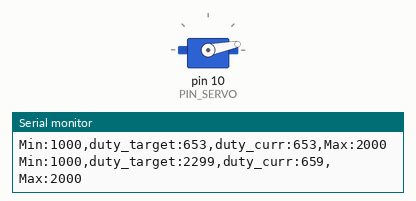
The sketch below on a simulated Arduino Uno, built with avr-gcc and run on an emulated ATmega328P. On the bench: servo, the last lines printed to the serial monitor.

Above: at 0.05 s.
At 2.8 s:
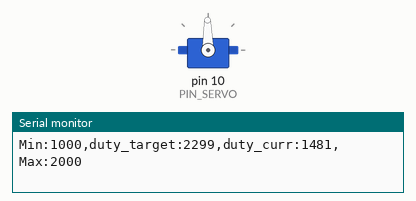
At 5.55 s:
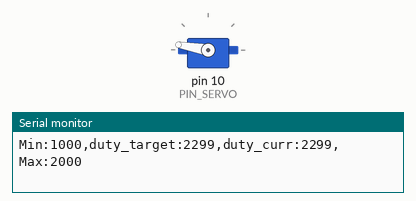
At 11.1 s:
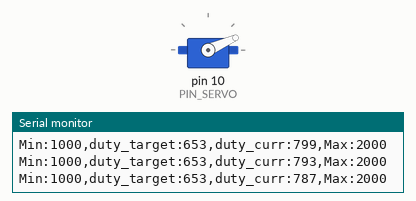
Timing chart, 0 to 15.7 s (numbered marks = the images above):
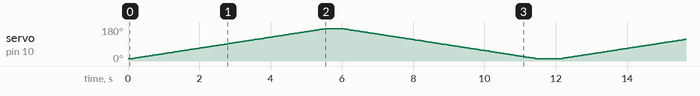

The sketch:

13_example_1.ino
```cpp
#include <Servo.h>

// Arduino pin assignment
#define PIN_SERVO 10

// configurable parameters
#define _DUTY_MIN 553  // servo full clock-wise position (0 degree)
#define _DUTY_NEU 1476 // servo neutral position (90 degree)
#define _DUTY_MAX 2399 // servo full counter-clockwise position (180 degree)

#define _POS_START (_DUTY_MIN + 100)    // servo start position
#define _POS_END   (_DUTY_MAX - 100)    // servo end position

#define _SERVO_SPEED 30 // servo angular speed (unit: degree/sec)
#define INTERVAL 20     // servo update interval (unit: msec)

// global variables
unsigned long last_sampling_time; // unit: msec

Servo myservo;

int duty_change_per_interval; // maximum duty difference per interval
int duty_target;    // Target duty time
int duty_curr;      // Current duty time

int toggle_interval, toggle_interval_cnt;

void setup() {
  // initialize GPIO pins
  myservo.attach(PIN_SERVO);

  duty_target = duty_curr = _POS_START;
  myservo.writeMicroseconds(duty_curr);

  // initialize serial port
  //Serial.begin(2400);
  //Serial.begin(57600);
  //Serial.begin(19200);
  //Serial.begin(57600);
  Serial.begin(115200);

  // convert angular velocity into duty change per interval.
  // duty_change_per_interval =
  //  (_DUTY_MAX - _DUTY_MIN) * (_SERVO_SPEED / 180) * (INTERVAL / 1000);
  duty_change_per_interval =
    (float)(_DUTY_MAX - _DUTY_MIN) * (_SERVO_SPEED / 180.0) * (INTERVAL / 1000.0);

  // remove next three lines after finding answers
  Serial.print("duty_change_per_interval:");
  Serial.println(duty_change_per_interval);
  //  while (1) { }

  // initialize variables for servo update.
  toggle_interval = (180.0 / _SERVO_SPEED) * 1000 / INTERVAL;
  toggle_interval_cnt = toggle_interval;

  // initialize last sampling time
  last_sampling_time = 0;
}

void loop() {
  // wait until next sampling time.
  if (millis() < (last_sampling_time + INTERVAL))
    return;

  // adjust duty_curr toward duty_target by duty_change_per_interval
  if (duty_target > duty_curr) {
    duty_curr += duty_change_per_interval;
    if (duty_curr > duty_target)
        duty_curr = duty_target;
  } else {
    duty_curr -= duty_change_per_interval;
    if (duty_curr < duty_target)
      duty_curr = duty_target;
  }

  // update servo position
  myservo.writeMicroseconds(duty_curr);

  // output the read value to the serial port
  Serial.print("Min:1000");
  Serial.print(",duty_target:"); Serial.print(duty_target);
  Serial.print(",duty_curr:");   Serial.print(duty_curr);
  Serial.println(",Max:2000");

  // toggle duty_target between _DUTY_MIN and _DUTY_MAX.
  if (toggle_interval_cnt >= toggle_interval) {
    toggle_interval_cnt = 0;
    if (duty_target == _POS_START)
      duty_target = _POS_END;
    else
      duty_target = _POS_START;
  } else {
    toggle_interval_cnt++;
  }

  // update last sampling time
  last_sampling_time += INTERVAL;
}
```
